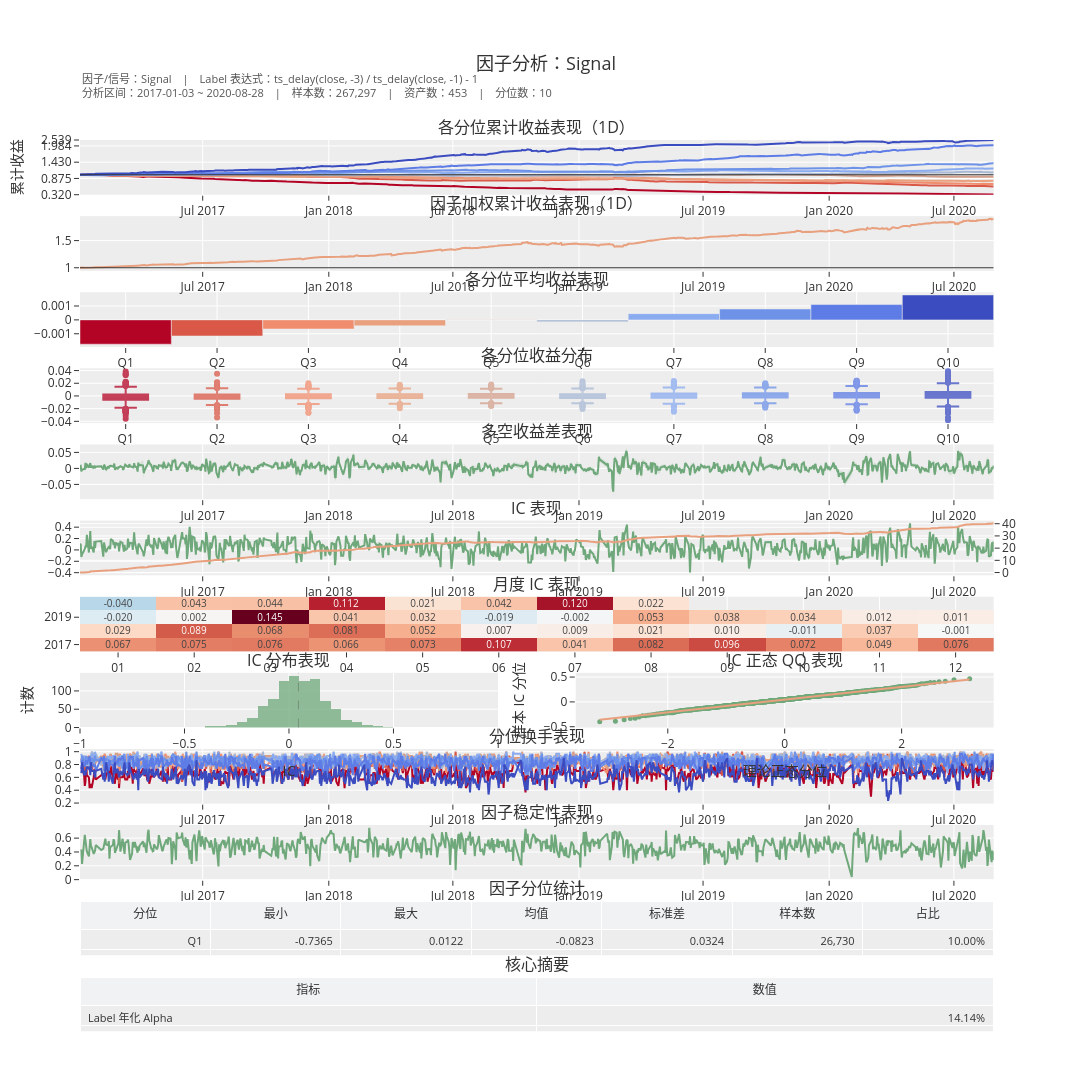

The notebook cell this image was saved under:
### Code cell
# 检查信号绩效
dataset.show_signal_performance(signal)

### Figure 1 — Plotly figure (JSON) as saved in the notebook; plotly's stock layout.template omitted (floating-point values rounded to 4 significant figures; data arrays with more than 128 entries replaced by an {"elided": "..."} marker saying what was removed)
{"data": [{"customdata": {"elided": "891 float values"}, "hovertemplate": "日期=%{x}<br>分位=1<br>累计收益=%{customdata:.4f}<extra></extra>", "line": {"color": "#b40426", "width": 2}, "mode": "lines", "name": "1", "showlegend": false, "type": "scatter", "x": {"elided": "891 str values"}, "xaxis": "x", "y": {"elided": "891 float values"}, "yaxis": "y"}, {"customdata": {"elided": "891 float values"}, "hovertemplate": "日期=%{x}<br>分位=2<br>累计收益=%{customdata:.4f}<extra></extra>", "line": {"color": "#d95847", "width": 2}, "mode": "lines", "name": "2", "showlegend": false, "type": "scatter", "x": {"elided": "891 str values"}, "xaxis": "x", "y": {"elided": "891 float values"}, "yaxis": "y"}, {"customdata": {"elided": "891 float values"}, "hovertemplate": "日期=%{x}<br>分位=3<br>累计收益=%{customdata:.4f}<extra></extra>", "line": {"color": "#f18d6f", "width": 2}, "mode": "lines", "name": "3", "showlegend": false, "type": "scatter", "x": {"elided": "891 str values"}, "xaxis": "x", "y": {"elided": "891 float values"}, "yaxis": "y"}, {"customdata": {"elided": "891 float values"}, "hovertemplate": "日期=%{x}<br>分位=4<br>累计收益=%{customdata:.4f}<extra></extra>", "line": {"color": "#e8a07e", "width": 2}, "mode": "lines", "name": "4", "showlegend": false, "type": "scatter", "x": {"elided": "891 str values"}, "xaxis": "x", "y": {"elided": "891 float values"}, "yaxis": "y"}, {"customdata": {"elided": "891 float values"}, "hovertemplate": "日期=%{x}<br>分位=5<br>累计收益=%{customdata:.4f}<extra></extra>", "line": {"color": "#d4a08c", "width": 2}, "mode": "lines", "name": "5", "showlegend": false, "type": "scatter", "x": {"elided": "891 str values"}, "xaxis": "x", "y": {"elided": "891 float values"}, "yaxis": "y"}, {"customdata": {"elided": "891 float values"}, "hovertemplate": "日期=%{x}<br>分位=6<br>累计收益=%{customdata:.4f}<extra></extra>", "line": {"color": "#a8b8d4", "width": 2}, "mode": "lines", "name": "6", "showlegend": false, "type": "scatter", "x": {"elided": "891 str values"}, "xaxis": "x", "y": {"elided": "891 float values"}, "yaxis": "y"}, {"customdata": {"elided": "891 float values"}, "hovertemplate": "日期=%{x}<br>分位=7<br>累计收益=%{customdata:.4f}<extra></extra>", "line": {"color": "#8aabf0", "width": 2}, "mode": "lines", "name": "7", "showlegend": false, "type": "scatter", "x": {"elided": "891 str values"}, "xaxis": "x", "y": {"elided": "891 float values"}, "yaxis": "y"}, {"customdata": {"elided": "891 float values"}, "hovertemplate": "日期=%{x}<br>分位=8<br>累计收益=%{customdata:.4f}<extra></extra>", "line": {"color": "#6d92e8", "width": 2}, "mode": "lines", "name": "8", "showlegend": false, "type": "scatter", "x": {"elided": "891 str values"}, "xaxis": "x", "y": {"elided": "891 float values"}, "yaxis": "y"}, {"customdata": {"elided": "891 float values"}, "hovertemplate": "日期=%{x}<br>分位=9<br>累计收益=%{customdata:.4f}<extra></extra>", "line": {"color": "#5d7ce6", "width": 2}, "mode": "lines", "name": "9", "showlegend": false, "type": "scatter", "x": {"elided": "891 str values"}, "xaxis": "x", "y": {"elided": "891 float values"}, "yaxis": "y"}, {"customdata": {"elided": "891 float values"}, "hovertemplate": "日期=%{x}<br>分位=10<br>累计收益=%{customdata:.4f}<extra></extra>", "line": {"color": "#3b4cc0", "width": 2}, "mode": "lines", "name": "10", "showlegend": false, "type": "scatter", "x": {"elided": "891 str values"}, "xaxis": "x", "y": {"elided": "891 float values"}, "yaxis": "y"}, {"hoverinfo": "skip", "line": {"color": "#333333", "width": 1}, "mode": "lines", "name": "基准=1", "showlegend": false, "type": "scatter", "x": ["2017-01-03T00:00:00", "2020-08-28T00:00:00"], "xaxis": "x", "y": [1.111, 1.111], "yaxis": "y"}, {"hovertemplate": "日期=%{x}<br>累计收益=%{y:.4f}<extra></extra>", "line": {"color": "#E8A07E", "width": 2}, "mode": "lines", "name": "因子加权", "showlegend": false, "type": "scatter", "x": {"elided": "891 str values"}, "xaxis": "x2", "y": {"elided": "891 float values"}, "yaxis": "y2"}, {"hoverinfo": "skip", "hovertemplate": "", "line": {"color": "#333333", "width": 1}, "mode": "lines", "name": "基准=1", "showlegend": false, "type": "scatter", "x": ["2017-01-03T00:00:00.000000000", "2020-08-28T00:00:00.000000000"], "xaxis": "x2", "y": [1.0, 1.0], "yaxis": "y2"}, {"hovertemplate": "分位=%{x}<br>均值=%{y:.4f}<extra></extra>", "marker": {"color": ["#b40426", "#d95847", "#f18d6f", "#e8a07e", "#d4a08c", "#a8b8d4", "#8aabf0", "#6d92e8", "#5d7ce6", "#3b4cc0"]}, "name": "平均 Label 收益", "showlegend": false, "type": "bar", "x": ["Q1", "Q2", "Q3", "Q4", "Q5", "Q6", "Q7", "Q8", "Q9", "Q10"], "xaxis": "x3", "y": [-0.001752, -0.001159, -0.0006555, -0.0004257, 4.266e-06, -0.000144, 0.0004488, 0.000785, 0.001105, 0.001794], "yaxis": "y3"}, {"boxmean": false, "fillcolor": "#b40426", "hovertemplate": "分位=%{fullData.name}<br>Label=%{y:.4f}<extra></extra>", "line": {"color": "#b40426"}, "marker": {"color": "#b40426"}, "name": "Q1", "opacity": 0.75, "showlegend": false, "type": "box", "xaxis": "x4", "y": {"elided": "891 float values"}, "yaxis": "y4"}, {"boxmean": false, "fillcolor": "#d95847", "hovertemplate": "分位=%{fullData.name}<br>Label=%{y:.4f}<extra></extra>", "line": {"color": "#d95847"}, "marker": {"color": "#d95847"}, "name": "Q2", "opacity": 0.75, "showlegend": false, "type": "box", "xaxis": "x4", "y": {"elided": "891 float values"}, "yaxis": "y4"}, {"boxmean": false, "fillcolor": "#f18d6f", "hovertemplate": "分位=%{fullData.name}<br>Label=%{y:.4f}<extra></extra>", "line": {"color": "#f18d6f"}, "marker": {"color": "#f18d6f"}, "name": "Q3", "opacity": 0.75, "showlegend": false, "type": "box", "xaxis": "x4", "y": {"elided": "891 float values"}, "yaxis": "y4"}, {"boxmean": false, "fillcolor": "#e8a07e", "hovertemplate": "分位=%{fullData.name}<br>Label=%{y:.4f}<extra></extra>", "line": {"color": "#e8a07e"}, "marker": {"color": "#e8a07e"}, "name": "Q4", "opacity": 0.75, "showlegend": false, "type": "box", "xaxis": "x4", "y": {"elided": "891 float values"}, "yaxis": "y4"}, {"boxmean": false, "fillcolor": "#d4a08c", "hovertemplate": "分位=%{fullData.name}<br>Label=%{y:.4f}<extra></extra>", "line": {"color": "#d4a08c"}, "marker": {"color": "#d4a08c"}, "name": "Q5", "opacity": 0.75, "showlegend": false, "type": "box", "xaxis": "x4", "y": {"elided": "891 float values"}, "yaxis": "y4"}, {"boxmean": false, "fillcolor": "#a8b8d4", "hovertemplate": "分位=%{fullData.name}<br>Label=%{y:.4f}<extra></extra>", "line": {"color": "#a8b8d4"}, "marker": {"color": "#a8b8d4"}, "name": "Q6", "opacity": 0.75, "showlegend": false, "type": "box", "xaxis": "x4", "y": {"elided": "891 float values"}, "yaxis": "y4"}, {"boxmean": false, "fillcolor": "#8aabf0", "hovertemplate": "分位=%{fullData.name}<br>Label=%{y:.4f}<extra></extra>", "line": {"color": "#8aabf0"}, "marker": {"color": "#8aabf0"}, "name": "Q7", "opacity": 0.75, "showlegend": false, "type": "box", "xaxis": "x4", "y": {"elided": "891 float values"}, "yaxis": "y4"}, {"boxmean": false, "fillcolor": "#6d92e8", "hovertemplate": "分位=%{fullData.name}<br>Label=%{y:.4f}<extra></extra>", "line": {"color": "#6d92e8"}, "marker": {"color": "#6d92e8"}, "name": "Q8", "opacity": 0.75, "showlegend": false, "type": "box", "xaxis": "x4", "y": {"elided": "891 float values"}, "yaxis": "y4"}, {"boxmean": false, "fillcolor": "#5d7ce6", "hovertemplate": "分位=%{fullData.name}<br>Label=%{y:.4f}<extra></extra>", "line": {"color": "#5d7ce6"}, "marker": {"color": "#5d7ce6"}, "name": "Q9", "opacity": 0.75, "showlegend": false, "type": "box", "xaxis": "x4", "y": {"elided": "891 float values"}, "yaxis": "y4"}, {"boxmean": false, "fillcolor": "#3b4cc0", "hovertemplate": "分位=%{fullData.name}<br>Label=%{y:.4f}<extra></extra>", "line": {"color": "#3b4cc0"}, "marker": {"color": "#3b4cc0"}, "name": "Q10", "opacity": 0.75, "showlegend": false, "type": "box", "xaxis": "x4", "y": {"elided": "891 float values"}, "yaxis": "y4"}, {"hovertemplate": "日期=%{x}<br>Spread=%{y:.4f}<extra></extra>", "line": {"color": "#6FA87A", "width": 2}, "mode": "lines", "name": "Top−Bottom", "showlegend": false, "type": "scatter", "x": {"elided": "891 str values"}, "xaxis": "x5", "y": {"elided": "891 float values"}, "yaxis": "y5"}, {"fill": "toself", "fillcolor": "rgba(111, 168, 122, 0.18)", "hoverinfo": "skip", "line": {"color": "rgba(0,0,0,0)"}, "name": "Spread 误差带", "showlegend": false, "type": "scatter", "x": {"elided": "1782 str values"}, "xaxis": "x5", "y": {"elided": "1782 float values"}, "yaxis": "y5"}, {"hovertemplate": "日期=%{x}<br>IC=%{y:.4f}<extra></extra>", "line": {"color": "#6FA87A", "width": 2}, "mode": "lines", "name": "日度 IC", "showlegend": false, "type": "scatter", "x": {"elided": "891 str values"}, "xaxis": "x6", "y": {"elided": "891 float values"}, "yaxis": "y6"}, {"hovertemplate": "日期=%{x}<br>累计 IC=%{y:.4f}<extra></extra>", "line": {"color": "#E8A07E", "width": 2}, "mode": "lines", "name": "累计 IC", "showlegend": false, "type": "scatter", "x": {"elided": "891 str values"}, "xaxis": "x6", "y": {"elided": "891 float values"}, "yaxis": "y7"}, {"colorscale": [[0, "rgb(5,48,97)"], [0.1, "rgb(33,102,172)"], [0.2, "rgb(67,147,195)"], [0.3, "rgb(146,197,222)"], [0.4, "rgb(209,229,240)"], [0.5, "rgb(247,247,247)"], [0.6, "rgb(253,219,199)"], [0.7, "rgb(244,165,130)"], [0.8, "rgb(214,96,77)"], [0.9, "rgb(178,24,43)"], [1, "rgb(103,0,31)"]], "hovertemplate": "年=%{y}<br>月=%{x}<br>IC=%{z:.4f}<extra></extra>", "showscale": false, "text": [["0.067", "0.075", "0.076", "0.066", "0.073", "0.107", "0.041", "0.082", "0.096", "0.072", "0.049", "0.076"], ["0.029", "0.089", "0.068", "0.081", "0.052", "0.007", "0.009", "0.021", "0.010", "-0.011", "0.037", "-0.001"], ["-0.020", "0.002", "0.145", "0.041", "0.032", "-0.019", "-0.002", "0.053", "0.038", "0.034", "0.012", "0.011"], ["-0.040", "0.043", "0.044", "0.112", "0.021", "0.042", "0.120", "0.022", "", "", "", ""]], "texttemplate": "%{text}", "type": "heatmap", "x": ["01", "02", "03", "04", "05", "06", "07", "08", "09", "10", "11", "12"], "xaxis": "x7", "y": ["2017", "2018", "2019", "2020"], "yaxis": "y8", "z": [[0.0669, 0.07457, 0.07608, 0.06556, 0.07307, 0.1073, 0.04113, 0.08177, 0.09587, 0.07249, 0.04855, 0.07643], [0.02947, 0.08907, 0.06815, 0.08086, 0.05192, 0.006904, 0.009377, 0.02062, 0.009676, -0.01127, 0.03702, -0.0007834], [-0.01956, 0.001765, 0.1448, 0.04063, 0.03207, -0.01906, -0.002482, 0.05265, 0.03816, 0.03428, 0.01157, 0.01084], [-0.04039, 0.04261, 0.04364, 0.1121, 0.02112, 0.04172, 0.1204, 0.02186, null, null, null, null]], "zmid": 0}, {"hovertemplate": "IC=%{x:.4f}<br>计数=%{y}<extra></extra>", "marker": {"color": "#6FA87A"}, "name": "IC 分布", "nbinsx": 40, "opacity": 0.75, "showlegend": false, "type": "histogram", "x": {"elided": "891 float values"}, "xaxis": "x8", "yaxis": "y9"}, {"hovertemplate": "理论=%{x:.4f}<br>样本=%{y:.4f}<extra></extra>", "marker": {"color": "#6FA87A", "size": 5}, "mode": "markers", "name": "样本分位", "showlegend": false, "type": "scatter", "x": {"elided": "891 float values"}, "xaxis": "x9", "y": {"elided": "891 float values"}, "yaxis": "y10"}, {"hoverinfo": "skip", "line": {"color": "#E8A07E", "width": 2}, "mode": "lines", "name": "正态参考线", "showlegend": false, "type": "scatter", "x": [-3.164, 3.164], "xaxis": "x9", "y": [-0.3614, 0.4519], "yaxis": "y10"}, {"hovertemplate": "日期=%{x}<br>分位=1<br>换手率=%{y:.4f}<extra></extra>", "line": {"color": "#b40426", "width": 2}, "mode": "lines", "name": "Q1", "showlegend": false, "type": "scatter", "x": {"elided": "891 str values"}, "xaxis": "x10", "y": {"elided": "891 float values"}, "yaxis": "y11"}, {"hovertemplate": "日期=%{x}<br>分位=2<br>换手率=%{y:.4f}<extra></extra>", "line": {"color": "#d95847", "width": 2}, "mode": "lines", "name": "Q2", "showlegend": false, "type": "scatter", "x": {"elided": "891 str values"}, "xaxis": "x10", "y": {"elided": "891 float values"}, "yaxis": "y11"}, {"hovertemplate": "日期=%{x}<br>分位=3<br>换手率=%{y:.4f}<extra></extra>", "line": {"color": "#f18d6f", "width": 2}, "mode": "lines", "name": "Q3", "showlegend": false, "type": "scatter", "x": {"elided": "891 str values"}, "xaxis": "x10", "y": {"elided": "891 float values"}, "yaxis": "y11"}, {"hovertemplate": "日期=%{x}<br>分位=4<br>换手率=%{y:.4f}<extra></extra>", "line": {"color": "#e8a07e", "width": 2}, "mode": "lines", "name": "Q4", "showlegend": false, "type": "scatter", "x": {"elided": "891 str values"}, "xaxis": "x10", "y": {"elided": "891 float values"}, "yaxis": "y11"}, {"hovertemplate": "日期=%{x}<br>分位=5<br>换手率=%{y:.4f}<extra></extra>", "line": {"color": "#d4a08c", "width": 2}, "mode": "lines", "name": "Q5", "showlegend": false, "type": "scatter", "x": {"elided": "891 str values"}, "xaxis": "x10", "y": {"elided": "891 float values"}, "yaxis": "y11"}, {"hovertemplate": "日期=%{x}<br>分位=6<br>换手率=%{y:.4f}<extra></extra>", "line": {"color": "#a8b8d4", "width": 2}, "mode": "lines", "name": "Q6", "showlegend": false, "type": "scatter", "x": {"elided": "891 str values"}, "xaxis": "x10", "y": {"elided": "891 float values"}, "yaxis": "y11"}, {"hovertemplate": "日期=%{x}<br>分位=7<br>换手率=%{y:.4f}<extra></extra>", "line": {"color": "#8aabf0", "width": 2}, "mode": "lines", "name": "Q7", "showlegend": false, "type": "scatter", "x": {"elided": "891 str values"}, "xaxis": "x10", "y": {"elided": "891 float values"}, "yaxis": "y11"}, {"hovertemplate": "日期=%{x}<br>分位=8<br>换手率=%{y:.4f}<extra></extra>", "line": {"color": "#6d92e8", "width": 2}, "mode": "lines", "name": "Q8", "showlegend": false, "type": "scatter", "x": {"elided": "891 str values"}, "xaxis": "x10", "y": {"elided": "891 float values"}, "yaxis": "y11"}, {"hovertemplate": "日期=%{x}<br>分位=9<br>换手率=%{y:.4f}<extra></extra>", "line": {"color": "#5d7ce6", "width": 2}, "mode": "lines", "name": "Q9", "showlegend": false, "type": "scatter", "x": {"elided": "891 str values"}, "xaxis": "x10", "y": {"elided": "891 float values"}, "yaxis": "y11"}, {"hovertemplate": "日期=%{x}<br>分位=10<br>换手率=%{y:.4f}<extra></extra>", "line": {"color": "#3b4cc0", "width": 2}, "mode": "lines", "name": "Q10", "showlegend": false, "type": "scatter", "x": {"elided": "891 str values"}, "xaxis": "x10", "y": {"elided": "891 float values"}, "yaxis": "y11"}, {"hovertemplate": "日期=%{x}<br>自相关=%{y:.4f}<extra></extra>", "line": {"color": "#6FA87A", "width": 2}, "mode": "lines", "name": "秩自相关", "showlegend": false, "type": "scatter", "x": {"elided": "891 str values"}, "xaxis": "x11", "y": {"elided": "891 float values"}, "yaxis": "y12"}, {"cells": {"align": "right", "font": {"color": "#333333", "size": 11}, "values": [["Q1", "Q2", "Q3", "Q4", "Q5", "Q6", "Q7", "Q8", "Q9", "Q10"], ["-0.7365", "-0.1250", "-0.1048", "-0.0911", "-0.0782", "-0.0669", "-0.0580", "-0.0455", "-0.0333", "-0.0150"], ["0.0122", "0.0312", "0.0427", "0.0528", "0.0668", "0.0763", "0.0846", "0.0950", "0.1108", "3.0714"], ["-0.0823", "-0.0511", "-0.0351", "-0.0225", "-0.0110", "-0.0000", "0.0114", "0.0241", "0.0403", "0.0834"], ["0.0324", "0.0233", "0.0237", "0.0239", "0.0240", "0.0240", "0.0238", "0.0234", "0.0229", "0.1617"], ["26,730", "26,730", "26,730", "26,730", "26,730", "26,727", "26,730", "26,730", "26,730", "26,730"], ["10.00%", "10.00%", "10.00%", "10.00%", "10.00%", "10.00%", "10.00%", "10.00%", "10.00%", "10.00%"]]}, "domain": {"x": [0, 0.94], "y": [0.08533, 0.1467]}, "header": {"align": "center", "fill": {"color": "#F0F2F4"}, "font": {"color": "#333333", "size": 12}, "values": ["分位", "最小", "最大", "均值", "标准差", "样本数", "占比"]}, "type": "table"}, {"cells": {"align": ["left", "right"], "font": {"color": "#333333", "size": 11}, "values": [["Label 年化 Alpha", "Label Beta", "IC 均值", "IC 标准差", "IC IR", "IC 偏度", "IC 超额峰度", "Jarque-Bera 统计量", "Jarque-Bera p 值", "Top−Bottom Spread 均值"], ["14.14%", "-0.0074", "0.0452", "0.1283", "0.3526", "-0.0564", "0.3177", "4.2187", "0.1213", "0.35%"]]}, "domain": {"x": [0, 0.94], "y": [0, 0.06133]}, "header": {"align": "center", "fill": {"color": "#F0F2F4"}, "font": {"color": "#333333", "size": 12}, "values": ["指标", "数值"]}, "type": "table"}], "layout": {"annotations": [{"font": {"size": 16}, "showarrow": false, "text": "各分位累计收益表现（1D）", "x": 0.47, "xanchor": "center", "xref": "paper", "y": 1, "yanchor": "bottom", "yref": "paper"}, {"font": {"size": 16}, "showarrow": false, "text": "因子加权累计收益表现（1D）", "x": 0.47, "xanchor": "center", "xref": "paper", "y": 0.9147, "yanchor": "bottom", "yref": "paper"}, {"font": {"size": 16}, "showarrow": false, "text": "各分位平均收益表现", "x": 0.47, "xanchor": "center", "xref": "paper", "y": 0.8293, "yanchor": "bottom", "yref": "paper"}, {"font": {"size": 16}, "showarrow": false, "text": "各分位收益分布", "x": 0.47, "xanchor": "center", "xref": "paper", "y": 0.744, "yanchor": "bottom", "yref": "paper"}, {"font": {"size": 16}, "showarrow": false, "text": "多空收益差表现", "x": 0.47, "xanchor": "center", "xref": "paper", "y": 0.6587, "yanchor": "bottom", "yref": "paper"}, {"font": {"size": 16}, "showarrow": false, "text": "IC 表现", "x": 0.47, "xanchor": "center", "xref": "paper", "y": 0.5733, "yanchor": "bottom", "yref": "paper"}, {"font": {"size": 16}, "showarrow": false, "text": "月度 IC 表现", "x": 0.47, "xanchor": "center", "xref": "paper", "y": 0.488, "yanchor": "bottom", "yref": "paper"}, {"font": {"size": 16}, "showarrow": false, "text": "IC 分布表现", "x": 0.215, "xanchor": "center", "xref": "paper", "y": 0.4027, "yanchor": "bottom", "yref": "paper"}, {"font": {"size": 16}, "showarrow": false, "text": "IC 正态 QQ 表现", "x": 0.725, "xanchor": "center", "xref": "paper", "y": 0.4027, "yanchor": "bottom", "yref": "paper"}, {"font": {"size": 16}, "showarrow": false, "text": "分位换手表现", "x": 0.47, "xanchor": "center", "xref": "paper", "y": 0.3173, "yanchor": "bottom", "yref": "paper"}, {"font": {"size": 16}, "showarrow": false, "text": "因子稳定性表现", "x": 0.47, "xanchor": "center", "xref": "paper", "y": 0.232, "yanchor": "bottom", "yref": "paper"}, {"font": {"size": 16}, "showarrow": false, "text": "因子分位统计", "x": 0.47, "xanchor": "center", "xref": "paper", "y": 0.1467, "yanchor": "bottom", "yref": "paper"}, {"font": {"size": 16}, "showarrow": false, "text": "核心摘要", "x": 0.47, "xanchor": "center", "xref": "paper", "y": 0.06133, "yanchor": "bottom", "yref": "paper"}, {"align": "left", "font": {"color": "#555555", "size": 11}, "showarrow": false, "text": "因子/信号：Signal　|　Label 表达式：ts_delay(close, -3) / ts_delay(close, -1) - 1<br>分析区间：2017-01-03 ~ 2020-08-28　|　样本数：267,297　|　资产数：453　|　分位数：10", "x": 0, "xref": "paper", "y": 1.08, "yref": "paper"}], "font": {"color": "#333333"}, "height": 5200, "hovermode": "x unified", "margin": {"b": 60, "r": 40, "t": 140}, "shapes": [{"line": {"color": "#333333", "dash": "dash", "width": 1}, "type": "line", "x0": 0.04525, "x1": 0.04525, "xref": "x8", "y0": 0, "y1": 1, "yref": "y9 domain"}], "showlegend": false, "title": {"font": {"color": "#333333", "size": 18}, "text": "因子分析：Signal", "x": 0.5, "xanchor": "center"}, "width": 1280, "xaxis": {"anchor": "y", "domain": [0, 0.94], "showgrid": true}, "xaxis10": {"anchor": "y11", "domain": [0, 0.94], "showgrid": true}, "xaxis11": {"anchor": "y12", "domain": [0, 0.94], "showgrid": true}, "xaxis2": {"anchor": "y2", "domain": [0, 0.94], "showgrid": true}, "xaxis3": {"anchor": "y3", "domain": [0, 0.94], "showgrid": true}, "xaxis4": {"anchor": "y4", "domain": [0, 0.94], "showgrid": true}, "xaxis5": {"anchor": "y5", "domain": [0, 0.94], "showgrid": true}, "xaxis6": {"anchor": "y6", "domain": [0, 0.94], "showgrid": true}, "xaxis7": {"anchor": "y8", "domain": [0, 0.94]}, "xaxis8": {"anchor": "y9", "domain": [0, 0.43], "range": [-1, 1], "showgrid": true, "title": {"text": "IC"}}, "xaxis9": {"anchor": "y10", "domain": [0.51, 0.94], "showgrid": true, "title": {"text": "理论正态分位"}}, "yaxis": {"anchor": "x", "domain": [0.9387, 1], "range": [0.3558, 2.429], "showgrid": true, "tickmode": "array", "ticktext": ["0.320", "0.875", "1.430", "1.984", "2.539"], "tickvals": [0.3558, 0.9721, 1.588, 2.205, 2.429], "title": {"text": "累计收益"}, "type": "linear"}, "yaxis10": {"anchor": "x9", "domain": [0.3413, 0.4027], "showgrid": true, "title": {"text": "样本 IC 分位"}}, "yaxis11": {"anchor": "x10", "domain": [0.256, 0.3173], "showgrid": true}, "yaxis12": {"anchor": "x11", "domain": [0.1707, 0.232], "showgrid": true}, "yaxis2": {"anchor": "x2", "domain": [0.8533, 0.9147], "showgrid": true}, "yaxis3": {"anchor": "x3", "domain": [0.768, 0.8293], "showgrid": true}, "yaxis4": {"anchor": "x4", "domain": [0.6827, 0.744], "showgrid": true}, "yaxis5": {"anchor": "x5", "domain": [0.5973, 0.6587], "showgrid": true}, "yaxis6": {"anchor": "x6", "domain": [0.512, 0.5733], "showgrid": true}, "yaxis7": {"anchor": "x6", "overlaying": "y6", "showgrid": true, "side": "right"}, "yaxis8": {"anchor": "x7", "domain": [0.4267, 0.488]}, "yaxis9": {"anchor": "x8", "domain": [0.3413, 0.4027], "showgrid": true, "title": {"text": "计数"}}}}
